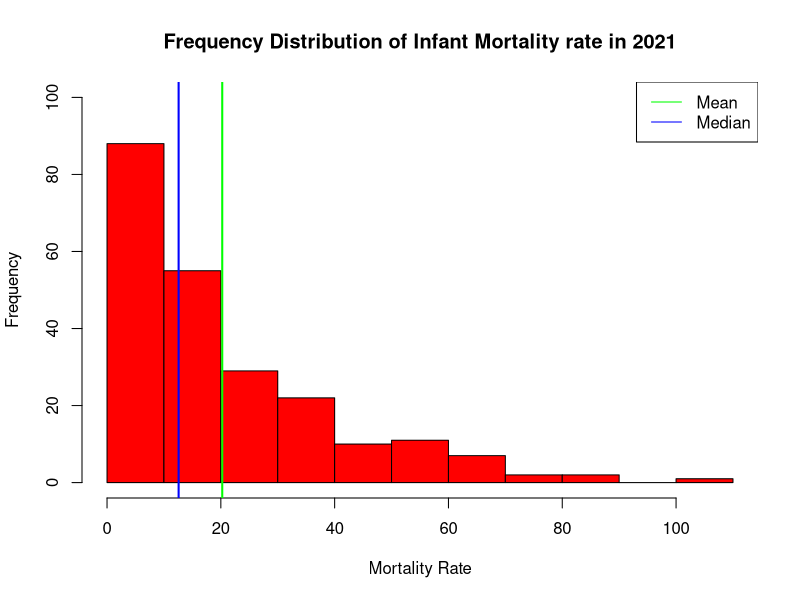
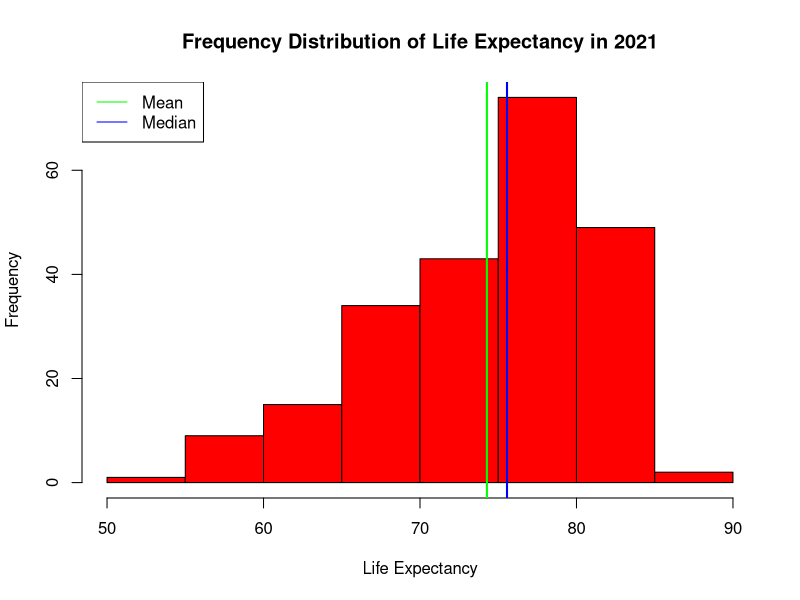
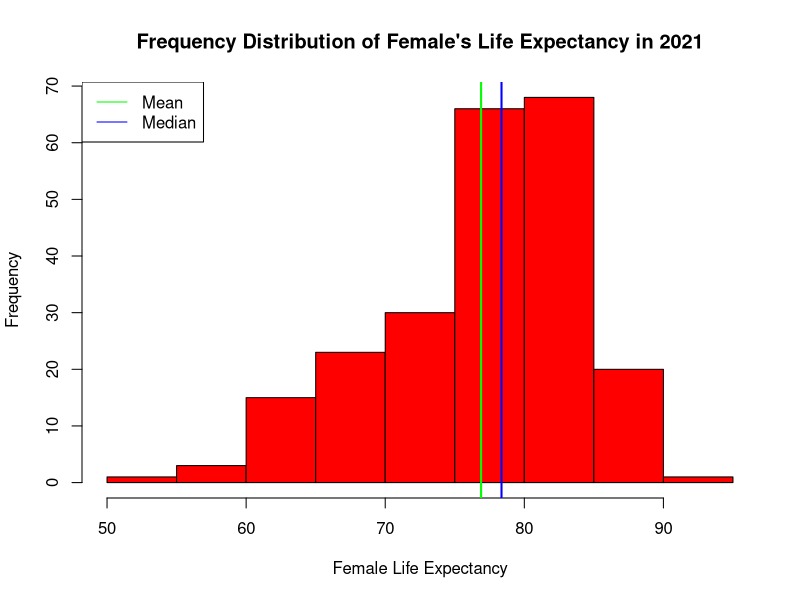
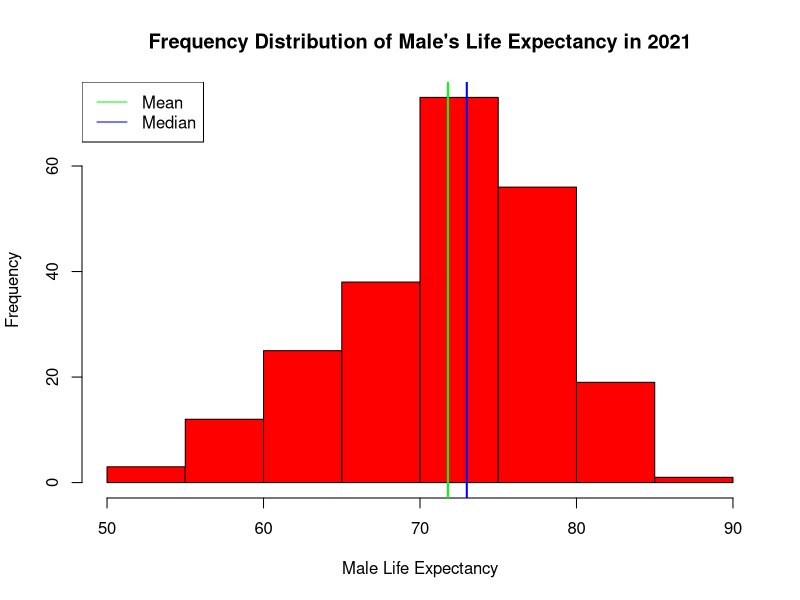
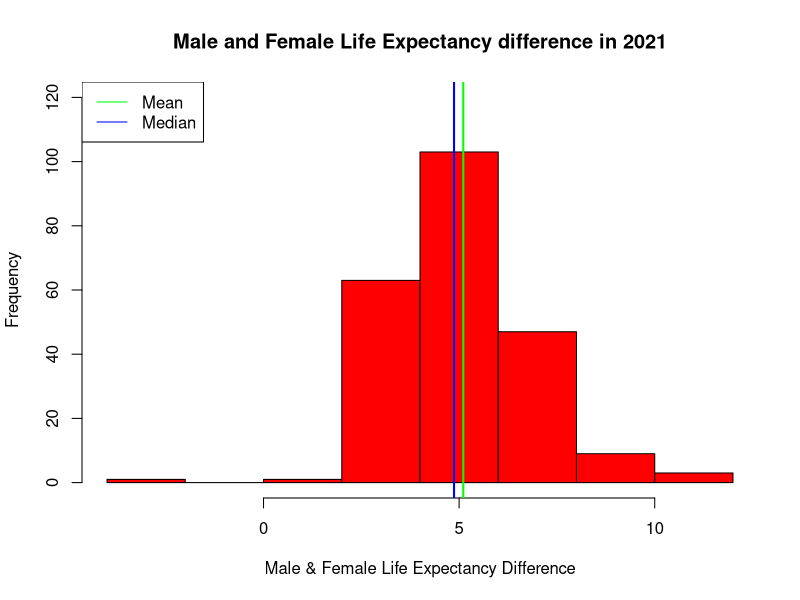
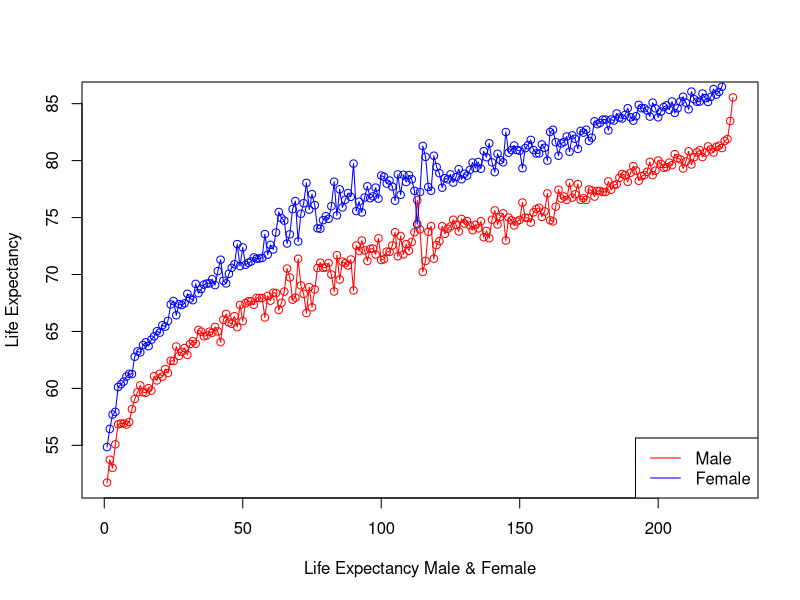
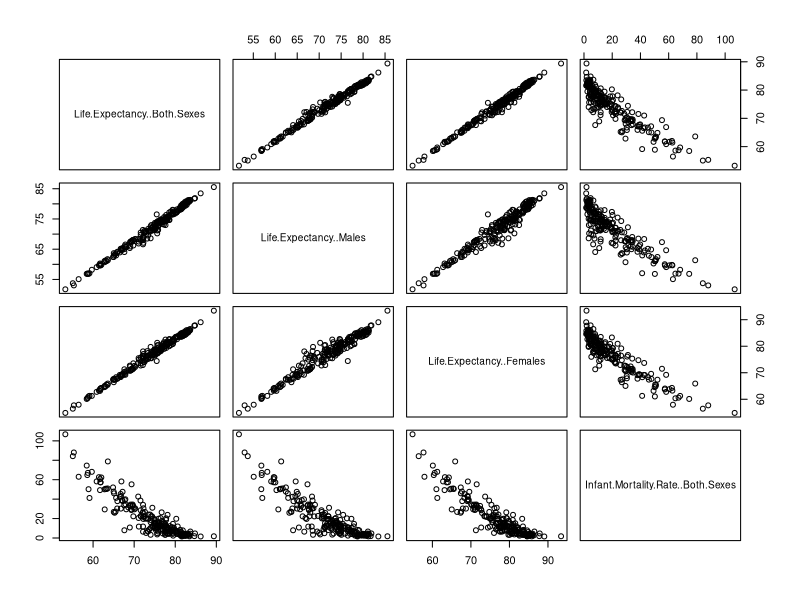
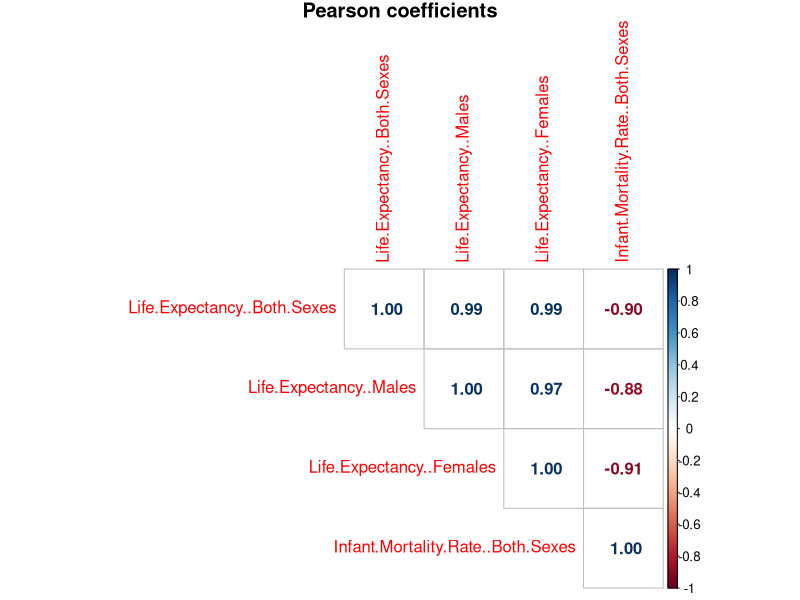

The R script that drew these images, in order:
## ---- chunk 1
knitr::opts_chunk$set(echo = TRUE)
## ---- chunk 2
library(corrplot)
library(Hmisc)
library(dplyr)
library(ggplot2)
library(psych)
library("reshape2")
census_2001_2021 <- read.csv("census2001_2021.csv", header = TRUE)
census_2001_2021 <- census_2001_2021[order(census_2001_2021$Life.Expectancy..Both.Sexes),]
census_2001_2021 <- na.omit(census_2001_2021)   # Omit NA values
head(census_2001_2021)
summary(census_2001_2021[5:8])
## ---- chunk 3
#Histogram of Infant Mortality rate in 2021
mortality.rate_2021 <- census_2001_2021$Infant.Mortality.Rate..Both.Sexes[census_2001_2021$Year == 2021]
hist(mortality.rate_2021, col = 'red', main = "Frequency Distribution of Infant Mortality rate in 2021",
     freq = TRUE, ylim = c(0,100), xlab = "Mortality Rate" )
abline(v = mean(mortality.rate_2021), col="green", lwd=2)
abline(v = median(mortality.rate_2021), col="blue", lwd=2)
legend("topright", legend=c("Mean", "Median"), col=c("green", "blue"), lty=1:1, cex=1)

## ---- chunk 4
#Histogram of life expectancy in 2021
life.expectancy_2021 <- census_2001_2021$Life.Expectancy..Both.Sexes[census_2001_2021$Year == 2021]
hist(life.expectancy_2021, col = 'red', main = "Frequency Distribution of Life Expectancy in 2021",
     freq = TRUE, xlab = "Life Expectancy")
abline(v = mean(life.expectancy_2021), col="green", lwd=2)
abline(v = median(life.expectancy_2021), col="blue", lwd=2) 
legend("topleft", legend=c("Mean", "Median"), col=c("green", "blue"), lty=1:1, cex=1)
## ---- chunk 5
#Histogram of life expectancy of female in 2021
life.expectancy_female_2021 <- census_2001_2021$Life.Expectancy..Females[census_2001_2021$Year == 2021]
hist(life.expectancy_female_2021, col = 'red',
     main = "Frequency Distribution of Female's Life Expectancy in 2021",
     freq = TRUE, xlab = "Female Life Expectancy")
abline(v = mean(life.expectancy_female_2021), col="green", lwd=2)
abline(v = median(life.expectancy_female_2021), col="blue", lwd=2) 
legend("topleft", legend=c("Mean", "Median"), col=c("green", "blue"), lty=1:1, cex=1)
## ---- chunk 6
#Histogram of life expectancy of male in 2021
life.expectancy_male_2021 <- census_2001_2021$Life.Expectancy..Males[census_2001_2021$Year == 2021]
hist(life.expectancy_male_2021, col = 'red',
     main = "Frequency Distribution of Male's Life Expectancy in 2021",
     freq = TRUE, xlab = "Male Life Expectancy")
abline(v = mean(life.expectancy_male_2021), col="green", lwd=2)
abline(v = median(life.expectancy_male_2021), col="blue", lwd=2) 
legend("topleft", legend=c("Mean", "Median"), col=c("green", "blue"), lty=1:1, cex=1)
## ---- chunk 7
#histogram of difference between male and female life expectancy
life.expectancy_diff <-  life.expectancy_female_2021 - life.expectancy_male_2021 
hist(life.expectancy_diff, col = 'red', main = "Male and Female Life Expectancy difference in 2021",
     freq = TRUE, xlab = "Male & Female Life Expectancy Difference", ylim = c(0,120))
abline( v = mean(life.expectancy_diff), col = "green", lwd = 2)
abline( v = median(life.expectancy_diff), col = "blue", lwd = 2)
legend("topleft", legend=c("Mean", "Median"), col=c("green", "blue"), lty=1:1, cex=1)
## ---- chunk 8
#individual line plots for male and female life expectancy
plot((life.expectancy_male_2021),type = "o",col = "red", ylab = "Life Expectancy",
     xlab = "Life Expectancy Male & Female")
lines((life.expectancy_female_2021), type = "o", col = "blue")
legend("bottomright", legend=c("Male", "Female"), col=c("red", "blue"), lty=1:1, cex=1)
## ---- chunk 9
pairs(census_2001_2021[census_2001_2021$Year == 2021, 5:8])
# #compute correlations for several pairs of variables
cor(census_2001_2021[ census_2001_2021$Year == 2021, 5:8],method = "pearson")
cor(census_2001_2021[ census_2001_2021$Year == 2021, 5:8],method = "spearman")
## ---- chunk 10
#correlation matrix presents the correlation coefficients by coloring
#the coefficients based on their sign
# show only upper side
par(mfrow=c(1,1))
corrplot(cor(census_2001_2021[ census_2001_2021$Year == 2021, 5:8], method = "pearson"),
         method = "number",type = "upper",title="Pearson coefficients",mar=c(0,0,1,0))
corrplot(cor(census_2001_2021[ census_2001_2021$Year == 2021, 5:8], method = "spearman"),
         method = "number",type = "upper",title="Spearman coefficients",mar=c(0,0,1,0))

## ---- chunk 11
#Boxplot for Infant Mortality rate
data_mor <- data.frame(region = census_2001_2021[ census_2001_2021$Year == 2021, 'Region'],
                   subregion = census_2001_2021[ census_2001_2021$Year == 2021, 'Subregion'],
                     mortality_rate = census_2001_2021[ census_2001_2021$Year == 2021,
                                                   'Infant.Mortality.Rate..Both.Sexes'])
data_mor <- data_mor[order(data_mor$region, data_mor$subregion), ]
data_mor$subregion <- factor(data_mor$subregion, levels = rev(unique(data_mor$subregion)),
                             ordered = TRUE)
ggplot(data_mor, aes(subregion, mortality_rate, fill=region)) + geom_boxplot() + coord_flip() 
## ---- chunk 12
#Boxplot for life expectancy of both sexes
data_exp <- data.frame(region = census_2001_2021[ census_2001_2021$Year == 2021, 'Region'],
                       subregion = census_2001_2021[ census_2001_2021$Year == 2021, 'Subregion'],
                       life_expectency = census_2001_2021[ census_2001_2021$Year == 2021,
                                                           'Life.Expectancy..Both.Sexes'])

data_exp <- data_exp[order(data_exp$region, data_exp$subregion), ]
data_exp$subregion <- factor(data_exp$subregion, levels = rev(unique(data_exp$subregion)),
                             ordered = TRUE)
ggplot(data_exp, aes(subregion, life_expectency, fill=region)) + geom_boxplot() +
  coord_flip()+ labs(y= "Life Expectancy for Male & Female")

## ---- chunk 13
#Boxplot for life expectancy of female
data_female <- data.frame(region = census_2001_2021[ census_2001_2021$Year == 2021, 'Region'],
                       subregion = census_2001_2021[ census_2001_2021$Year == 2021, 'Subregion'],
                        life_expectency_female = census_2001_2021[ census_2001_2021$Year == 2021,
                                                                   'Life.Expectancy..Females'])
data_female <- data_female[order(data_female$region, data_female$subregion), ]
data_female$subregion <- factor(data_female$subregion, levels = rev(unique(data_female$subregion)),
                                ordered = TRUE)
ggplot(data_female, aes(subregion, life_expectency_female, fill=region)) +
  geom_boxplot() + coord_flip() + labs(y= "Life Expectancy for Females")
## ---- chunk 14
#Boxplot for life expectancy of male
data_male <- data.frame(region = census_2001_2021[ census_2001_2021$Year == 2021, 'Region'],
                       subregion = census_2001_2021[ census_2001_2021$Year == 2021, 'Subregion'],
                       life_expectency_male = census_2001_2021[ census_2001_2021$Year == 2021,
                                                                'Life.Expectancy..Males'])
data_male <- data_male[order(data_male$region, data_male$subregion), ]
data_male$subregion <- factor(data_male$subregion, levels = rev(unique(data_male$subregion)),
                              ordered = TRUE)
ggplot(data_male, aes(subregion, life_expectency_male, fill=region)) +
  geom_boxplot() + coord_flip() + labs(y= "Life Expectancy for Male")
## ---- chunk 15
country <- census_2001_2021$Country
subregion <- census_2001_2021$Subregion

#Infant Mortality rate 2001 vs 2021
data_mort <- dcast(census_2001_2021, country + subregion ~ factor(Year),
                   value.var="Infant.Mortality.Rate..Both.Sexes")
ggplot(data=data_mort, mapping = aes(x=`2001`,y=`2021`)) +
  geom_point() + facet_wrap(. ~ subregion) +
  geom_abline() + ggtitle("Infant Mortality rate 2001 vs 2021") 
## ---- chunk 16
# Life.expectancy.both.sexes 2001 vs 2021
data_life_exp <- dcast(census_2001_2021, country + subregion ~ factor(Year),
                       value.var="Life.Expectancy..Both.Sexes")
ggplot(data=data_life_exp, mapping = aes(x=`2001`,y=`2021`)) +
  geom_point() + facet_wrap(. ~ subregion) +
  geom_abline() + ggtitle("Life expectancy for both sexes  2001 vs 2021") 
